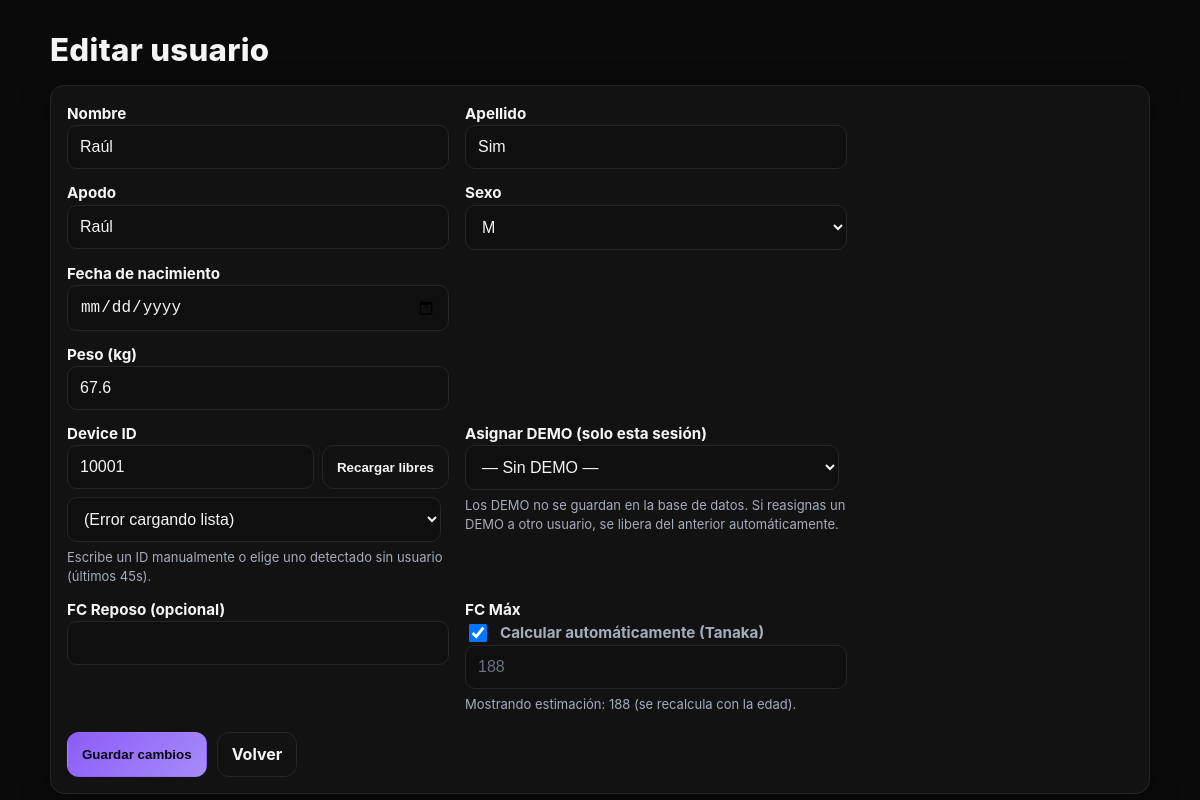
The page /users/edit/19 on the database its author committed.
### tables this page shows
CREATE TABLE users (
  id INTEGER PRIMARY KEY AUTOINCREMENT,
  nombre    TEXT NOT NULL,
  apellido  TEXT NOT NULL,
  apodo     TEXT NOT NULL,
  edad      INTEGER,            -- legacy (opcional)
  peso      REAL,
  device_id INTEGER UNIQUE,
  sexo      TEXT,               -- 'M' o 'F' (sin CHECK para no romper migraciones)
  hr_rest   INTEGER,            -- FC en reposo (opcional; puede ser NULL)
  hr_max    INTEGER,            -- FC máxima (opcional)
  is_sim    INTEGER DEFAULT 0,  -- 0=real, 1=simulado
  dob       TEXT,               -- YYYY-MM-DD (opcional)
  hr_max_auto INTEGER DEFAULT 1 -- 1=auto (Tanaka), 0=manual
);

### hr_server.py (the view, shortened to what this page needs)
@app.route("/users/edit/<int:user_id>", methods=["GET", "POST"])
def edit_user(user_id):
    user = db.get_user(user_id)
    if not user:
        return "Usuario no encontrado", 404
    demo_for_user = USER_TO_DEMO.get(user_id)
    return render_template("user_form.html", user=user, demo_slots=DEMO_SLOTS, demo_for_user=demo_for_user)

### db.py (called while the page is built)
@contextmanager
def get_conn():
    DB_PATH.parent.mkdir(parents=True, exist_ok=True)
    conn = sqlite3.connect(DB_PATH)
    try:
        yield conn
    finally:
        conn.close()

def _ensure_schema():
    with get_conn() as conn:
        conn.execute(SCHEMA)
        cols = {r[1] for r in conn.execute("PRAGMA table_info(users)").fetchall()}
        if "sexo" not in cols:
            conn.execute("ALTER TABLE users ADD COLUMN sexo TEXT")
        if "hr_rest" not in cols:
            conn.execute("ALTER TABLE users ADD COLUMN hr_rest INTEGER")
        if "hr_max" not in cols:
            conn.execute("ALTER TABLE users ADD COLUMN hr_max INTEGER")
        if "is_sim" not in cols:
            conn.execute("ALTER TABLE users ADD COLUMN is_sim INTEGER DEFAULT 0")
        if "dob" not in cols:
            conn.execute("ALTER TABLE users ADD COLUMN dob TEXT")
        if "hr_max_auto" not in cols:
            conn.execute("ALTER TABLE users ADD COLUMN hr_max_auto INTEGER DEFAULT 1")
        conn.execute(IDX)
        conn.commit()

def get_user(user_id):
    _ensure_schema()
    with get_conn() as conn:
        cur = conn.cursor()
        cur.execute("""
            SELECT id, nombre, apellido, apodo, edad, peso, device_id, sexo,
                   hr_rest, hr_max, is_sim, dob, hr_max_auto
            FROM users
            WHERE id=?
        """, (user_id,))
        row = cur.fetchone()
        return row_to_dict(row) if row else None

def row_to_dict(r):
    return {
        "id":          r[0],
        "nombre":      r[1],
        "apellido":    r[2],
        "apodo":       r[3],
        "edad":        r[4],
        "peso":        r[5],
        "device_id":   r[6],
        "sexo":        r[7],
        "hr_rest":     r[8],
        "hr_max":      r[9],
        "is_sim":      r[10],
        "dob":         r[11],
        "hr_max_auto": r[12],
    }

### templates/user_form.html (shortened to what this page needs)
<!doctype html>
<html lang="es">
<head>
  <link rel="stylesheet" href="/static/brand.css">
</head>
<body>
  <div class="wrap">
    <h1>{{ 'Editar usuario' if user else 'Añadir usuario' }}</h1>
    <div class="panel card-pad">
      <form method="post" action="" class="grid">
        <div>
          <label>Nombre</label>
          <input name="nombre" value="{{ user.nombre if user else '' }}" required>
        </div>
        <div>
          <label>Apellido</label>
          <input name="apellido" value="{{ user.apellido if user else '' }}" required>
        </div>
        <div>
          <label>Apodo</label>
          <input name="apodo" value="{{ user.apodo if user else '' }}" placeholder="Se muestra en las tarjetas">
        </div>
        <div>
          <label>Sexo</label>
          <select name="sexo">
            {% set s = (user.sexo if user else 'M') or 'M' %}
            <option value="M" {{ 'selected' if s=='M' else '' }}>M</option>
          </select>
        </div>
        <div>
          <label>Fecha de nacimiento</label>
          <input type="date" name="dob" value="{{ user.dob if user and user.dob else '' }}" required>
        </div>
        <div></div>
        <div>
          <label>Peso (kg)</label>
          <input type="number" step="0.1" name="peso" min="1" max="500" value="{{ user.peso if user and user.peso else '' }}">
        </div>
        <div></div>
        <div class="full">
          <label>Device ID</label>
          <div class="form-row">
            <input id="device_id" name="device_id" type="number" placeholder="Ej: 36466"
                  value="{{ user.device_id if user and user.device_id else '' }}">
            <button type="button" id="btnReload" class="btn">Recargar libres</button>
          </div>
          <div class="form-row" style="margin-top:8px;">
            <select id="selFree">
              <option value="">— Pulsómetros libres detectados —</option>
            </select>
          </div>
          <div class="form-help">Escribe un ID manualmente o elige uno detectado sin usuario (últimos 45s).</div>
        </div>
        <div class="full">
          <label>Asignar DEMO (solo esta sesión)</label>
          <div class="form-row">
            <select id="selDemo" name="demo_dev">
              <option value="">— Sin DEMO —</option>
            </select>
          </div>
          <div class="form-help">
            Los DEMO no se guardan en la base de datos. Si reasignas un DEMO a otro usuario, se libera del anterior automáticamente.
          </div>
        </div>
        <div>
          <label>FC Reposo (opcional)</label>
          <input type="number" name="hr_rest" min="30" max="120" value="{{ user.hr_rest if user and user.hr_rest else '' }}">
        </div>
        {% set auto = (user.hr_max_auto == 1) if user else true %}
        {% set hrmax_disp = (user.hr_max if user and user.hr_max else ((user.dob|tanaka_dob) or (user.edad|tanaka))) %}
        <div>
          <label>FC Máx</label>
          <div class="switch">
            <input type="checkbox" id="hrmax_auto" name="hr_max_auto" {{ 'checked' if auto else '' }}>
            <label for="hrmax_auto" class="muted">Calcular automáticamente (Tanaka)</label>
          </div>
          <input type="number" id="hr_max" name="hr_max" min="120" max="230"
                 value="{{ ('' if auto else (hrmax_disp or '')) }}"
                 placeholder="{{ auto and hrmax_disp or '' }}"
                 {{ 'disabled' if auto else '' }}>
          {% if auto %}
            <div class="form-help">Mostrando estimación: {{ hrmax_disp or '—' }} (se recalcula con la edad).</div>
          {% else %}
            <div class="form-help">Valor manual (bloqueado). No se ajusta con la edad.</div>
          {% endif %}
        </div>
        <div class="actions">
          <button type="submit" class="btn btn-accent">{{ 'Guardar cambios' if user else 'Crear usuario' }}</button>
          <a href="{{ url_for('users_list') }}" class="btn">Volver</a>
        </div>
      </form>
    </div>
  </div>
</body>
</html>

### static/brand.css (style rules this page uses)
:root { --bg:#0a0a0a; --card:#121212; --text:#f5f5f6; --muted:#a5adbb; --border:#262626; --accent:#8b5cf6; --accent-2:#a78bfa; --danger:#ef4444; --ok:#22c55e; --shadow-lg: 0 8px 30px rgba(0,0,0,.35); --radius: 14px; --ff-ui: "Inter", ui-sans-serif, system-ui, -apple-system, "Segoe UI", Roboto, Arial, "Noto Sans", sans-serif; --ff-head: "Space Grotesk", var(--ff-ui); --fs-h1: clamp(1.25rem, 2.6vw, 2rem); --fs-ui: 16px; --fs-small: 13px; --page-pad: clamp(14px, 3.2vw, 28px); --wrap-w: 1100px; }
* { box-sizing:border-box; }
html,body { height:100%; }
html { background:var(--bg); color:var(--text); }
body { margin:0; padding:var(--page-pad); font-family:var(--ff-ui); font-size:var(--fs-ui); line-height:1.45; }
.wrap { max-width:var(--wrap-w); margin:0 auto; }
h1 { margin:0 0 12px; font-family:var(--ff-head); font-weight:800; letter-spacing:.3px; font-size:var(--fs-h1); }
.btn { appearance:none; border:1px solid var(--border); background:var(--card); color:var(--text); border-radius:12px; padding:10px 14px; font-weight:700; cursor:pointer; text-decoration:none; display:inline-flex; align-items:center; gap:8px; transition: border-color .2s ease, transform .06s ease; }
.btn-accent { background:linear-gradient(135deg,var(--accent),var(--accent-2)); color:#0b0615; border-color:transparent; }
.panel { background:var(--card); border:1px solid var(--border); border-radius:var(--radius); box-shadow: var(--shadow-lg); }
.muted { color:var(--muted); }
form.grid { max-width:780px; display:grid; grid-template-columns:1fr; gap:12px 16px; }
@media (min-width:860px) { form.grid { grid-template-columns:1fr 1fr; } }
label { font-weight:700; font-size:.95rem; font-family:var(--ff-head); }
input, select { width:100%; padding:12px; border:1px solid var(--border); border-radius:10px; background:#0f0f0f; color:var(--text); font-size:1rem; }
input::placeholder { color:#6b7280; }
.form-help { color:var(--muted); font-size:var(--fs-small); margin-top:6px; }
.form-row { display:grid; grid-template-columns:1fr auto; gap:8px; }
.actions { grid-column:1/-1; display:flex; gap:10px; margin-top:6px; flex-wrap:wrap; }
.card-pad { padding:16px; }

### templates/user_form.html (style rules this page uses)
.switch { display:flex; align-items:center; gap:10px; }
.switch input[type="checkbox"] { width:18px; height:18px; }

### rows shown on the page
users: nombre "Raúl", apellido "Sim", apodo "Raúl", peso "67.6", device_id "10001"

### other values the page prints
{{ 'Editar usuario' if user else 'Añadir usuario' }} "Editar usuario"
{{ hrmax_disp or '—' }} "188"
{{ 'Guardar cambios' if user else 'Crear usuario' }} "Guardar cambios"
